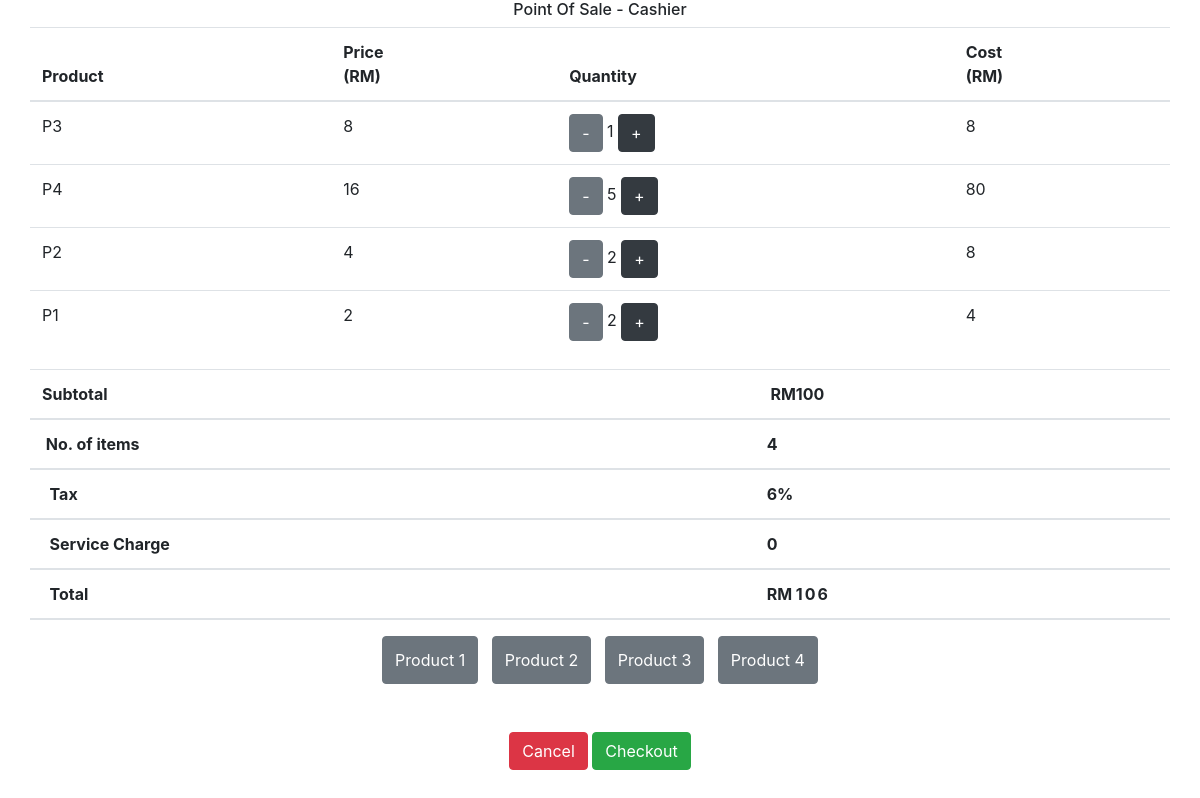
The page / on the database its author committed.
### tables this page shows
CREATE TABLE IF NOT EXISTS `order_item` (
  `id` int(200) NOT NULL AUTO_INCREMENT,
  `order_id` bigint(20) NOT NULL,
  `cost_per_item` int(11) NOT NULL,
  `product_name` varchar(200) NOT NULL,
  `quantity` int(200) NOT NULL,
  PRIMARY KEY (`id`)
);

### index.php (the view, shortened to what this page needs)
<!doctype html>
<html lang="en">
  <head>
    <link rel="stylesheet" href="https://stackpath.bootstrapcdn.com/bootstrap/4.3.1/css/bootstrap.min.css">
  </head>
  <body>
    <?php require_once 'process.php'; ?>
    <div class="container">
    <div class="row justify-content-center">
    <h6>Point Of Sale - Cashier</h6>
    </div>
    <?php
        $mysqli = new $mysqli('localhost','root','','db') or die ($mysqli->error);
        $result = $mysqli->query("SELECT * FROM order_item") or die ($mysqli->error);
        $subTotal = 0;
        $serviceCharge = 0;
    ?>
    <div class="row justify-content-center">
        <table class = "table">
          <thead>
            <tr>
              <th>Product</th>
              <th>Price <br>(RM)</th>
              <th colspan = "1">Quantity</th>
              <th> Cost<br> (RM)</th>
            </tr>
          </thead>
          <?php while ($row = $result-> fetch_assoc()):  ?>
          <tr>
            <td><?php echo $row['product_name']; ?></td>
            <td><?php echo $row['cost_per_item']; ?></td>
            <td>
              <a href="index.php?subtract=<?php echo $row['id']; ?>" class = "btn btn-secondary">-</a>
                <?php echo $row['quantity']; ?>
               <a href="index.php?add=<?php echo $row['id']; ?>" class = "btn btn-dark">+</a>
            </td>
            <td>
            <?php
                 $cost_per_item =  $row['cost_per_item'];
                 $quantity = $row['quantity'];
                 $cost = $cost_per_item * $quantity;
                 $subTotal = $cost + $subTotal ;
                 echo $cost ;
              ?>
            </td>
          </tr>
          <?php endwhile; ?>
          </table>
          <br><br>
          <table class = "table">
          <thead>
            <tr>
           <th colspan = "3">Subtotal</th>
              <th>&nbsp;RM<?php echo $subTotal ?></th>
            </tr>
            <tr>
              <th colspan = "3">&nbsp;No. of items
              </th>
              <th>
              <?php
                  $rowcount = mysqli_num_rows( $result );
                  echo $rowcount;
                ?>
              </th>
            </tr>
            <tr>
              <th colspan = "3">&nbsp;&nbsp;Tax</td>
              <th>6%</th>
            </tr>
            <tr>
              <th colspan = "3">&nbsp;&nbsp;Service Charge</th>
              <th><?php echo $serviceCharge?></th>
            </tr>
            <tr>
              <th colspan = "3">&nbsp;&nbsp;Total</th>
              <th>RM
                <?php
                    $tax = ($subTotal * 0.06);
                    $total = $subTotal + $tax;
                    echo "<span style = 'letter-spacing: 0.12em;'>" . $total . '</span>';
                ?>
              </th>
            </tr>
          </thead>
      </table>
      </div>
      <div class="row justify-content-center">
        <form action="process.php" method = "POST">
        <div class="row justify-content-center">
            <br><br>
            <button type="submit" class = "btn btn-secondary" name = "p1">Product 1</button>
            <button type="submit" class = "btn btn-secondary" name = "p2">Product 2</button>
            <br>
            <button type="submit" class = "btn btn-secondary" name = "p3">Product 3</button>
            <button type="submit" class = "btn btn-secondary" name = "p4">Product 4</button>
        </div>
        <br><br>
        <center>
        <button type="submit" class = "btn btn-danger" name = "cancel">Cancel</button>
        <button type="button" class = "btn btn-success" name = "checkout" data-toggle="modal" data-target="#exampleModal" >Checkout</button>
        </center>
        </form>
      </div>
    </div>
  </body>
</html>

### rows shown on the page
order_item: product_name "P3", cost_per_item "8", quantity "1"
order_item: product_name "P4", cost_per_item "16", quantity "5", cost "80"
order_item: product_name "P2", cost_per_item "4", quantity "2", cost "8"
order_item: product_name "P1", cost_per_item "2", quantity "2", cost "4"

### other values the page prints
$subTotal "100"
$rowcount "4"
$serviceCharge "0"
$total "106"
